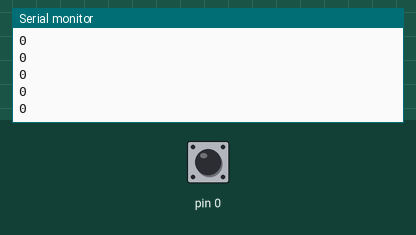
Simulated run of this sketch. Board: Arduino Uno, built with avr-gcc and run on an emulated ATmega328P. Parts: the last lines printed to the serial monitor. The inputs (shaded band) are chosen by the test bench; at power-on: pin 0 HIGH.

Above: at 5.0 s.
5.1 s: pin 0 pulled LOW for 0.15 s
At 6.5 s:
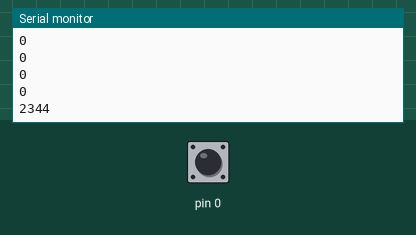
6.7 s: pin 0 pulled LOW for 1 s
At 8.8 s:
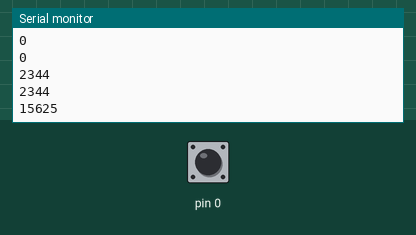
9.2 s: pin 0 pulled LOW for 0.15 s
At 10.6 s:
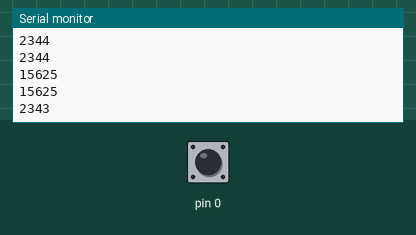
Timing chart, 0 to 12.2 s (numbered marks = the images above; inputs shaded):
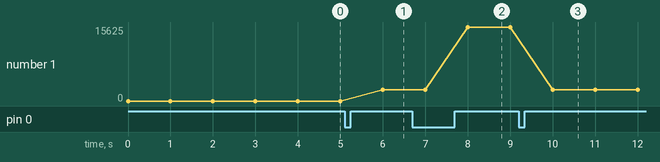

Measured:
- after the input at 5.1 s, the serial monitor: prints a new line after 0.90 s (image 1)
- after the input at 6.7 s, the serial monitor: prints a new line after 1.3 s (image 2)
- after the input at 9.2 s, the serial monitor: prints a new line after 0.80 s (image 3)
- plotted number 1: 0 → 2344 after the input at 5.1 s, 2344 → 15625 after the input at 6.7 s, 15625 → 2343 after the input at 9.2 s

The sketch:

main.ino
```cpp
#define F_CPU 16000000UL                        // Частота - 16MHz

#include <avr/io.h>                            // Бібліотека вводу/виводу AVR
#include <avr/interrupt.h>                        // Бібліотека імен переривань
#include <util/delay.h>

volatile uint16_t time = 0;                    //такти
volatile bool flag = 1;                            //1 чекаємо натискання, 0 вимірюємо час

int main() {
    Serial.begin(9600);
    DDRD &= ~(1 << DDD0);                        // PCINT16=PD0=D0 на ВХІД
    PORTD |= (1 << PORTD0);                        // підтягуємо до + живлення

    PCICR |= (1 << PCIE2);                        // Дозволяємо переривання групи PCINT2
    // Дозволяємо переривання на пінах PCINT16
    PCMSK2 |= (1 << PCINT16);
    TCCR1B |= (1 << CS12) | (1 << CS10);                // 1024 дільник
    sei();                                        // Дозволяємо глобальні переривання
    while (1) {// Основна програма
        Serial.println(time);
        _delay_ms(1000);
    }
}

// обробник переривання PCINT2
ISR(PCINT2_vect) {
        if (flag && (!(PIND & (1<<PIND0)))){        // якщо кнопка натиснута
            TCNT1 = 0;                                // скидання таймера - починаємо відлік
            flag = 0;
        } else{                                        // екщо не натиснута
            time = TCNT1;                            // записуємо значення таймера - закінчили відлік
            flag = 1;
        }
}
```
